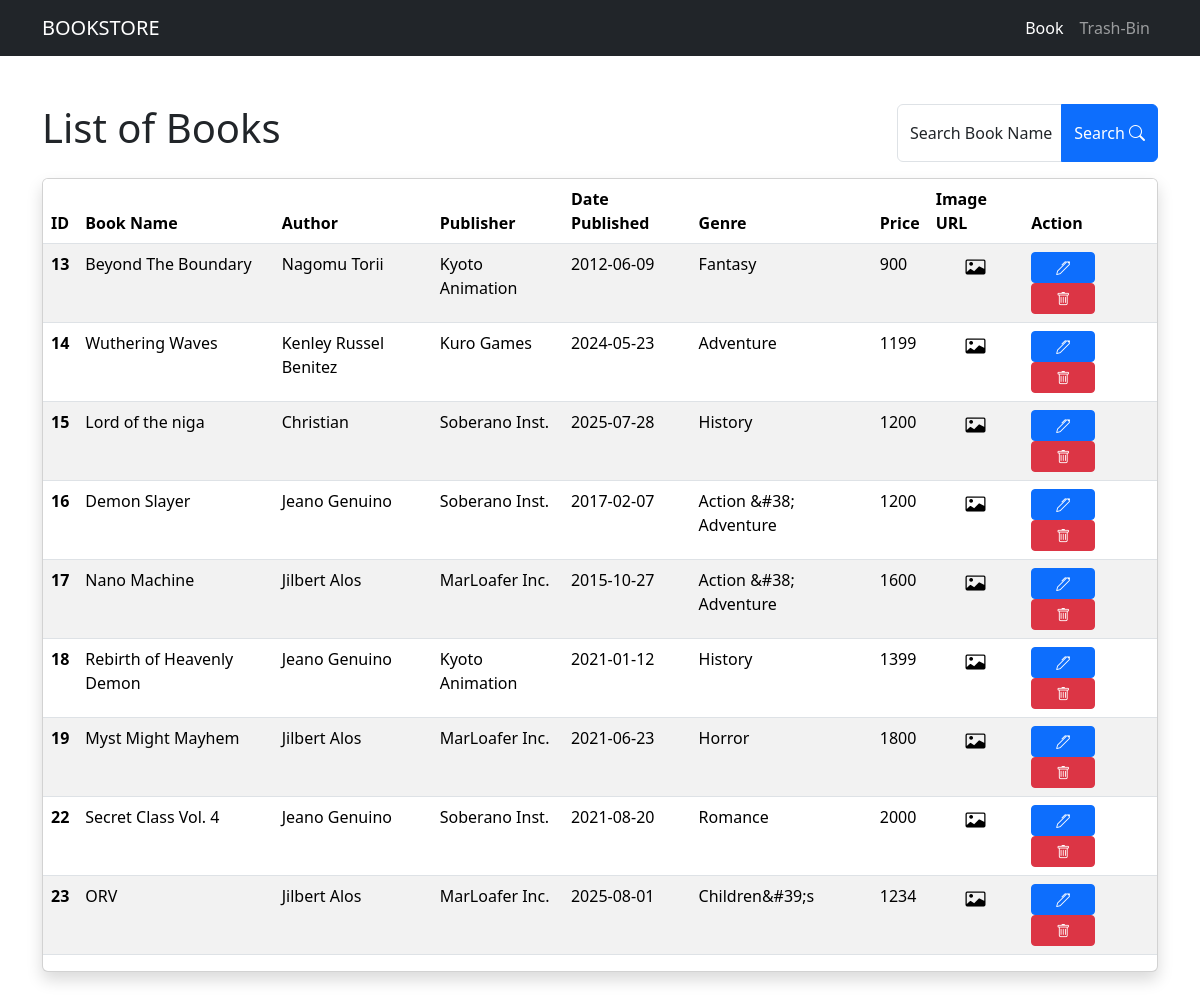
Page /navigation/bookManagement.php on the earlier database version.
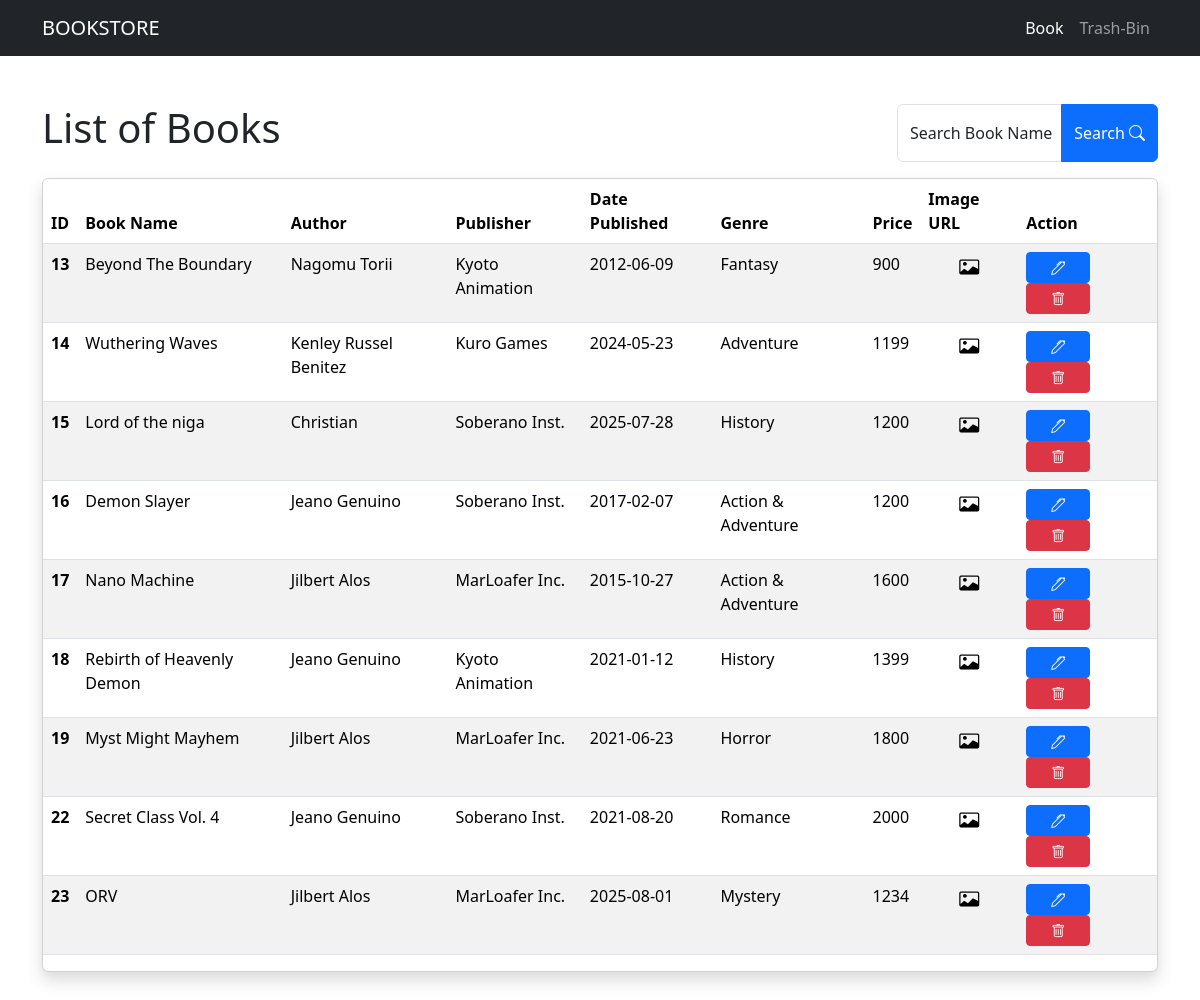
Same page on the later database version.
### tables this page shows
CREATE TABLE `book_table` (
  `_id` int(11) NOT NULL,
  `name` varchar(50) NOT NULL,
  `author` varchar(50) NOT NULL,
  `image` varchar(255) NOT NULL,
  `date_published` varchar(20) NOT NULL,
  `publisher` varchar(50) NOT NULL,
  `genre` varchar(50) NOT NULL,
  `price` int(11) NOT NULL,
  `is_deleted` tinyint(1) NOT NULL DEFAULT 0,
  `deleted_at` datetime DEFAULT NULL,
  `wiki` varchar(255) DEFAULT NULL
);

### navigation/bookManagement.php (the view, shortened to what this page needs)
<?php
require "../config/config.php";
?>
<?php
$allBooks = null;
if (isset($_GET["query"])) {
    $query = trim($_GET["query"]);
    try {
        $search = $conn->prepare("SELECT * FROM book_table WHERE name LIKE :query;");
        $queryWildcard = "%" . $query ."%";
        $search->execute([":query" => $queryWildcard]);
        $allBooks = $search->fetchAll(PDO::FETCH_OBJ);
    }
    catch (Exception $e) {
        echo "Failed to load data: ". $e->getMessage();
    }
}else {
    $book = $conn->prepare("SELECT * FROM book_table WHERE is_deleted = FALSE;");
    $book->execute();
    $allBooks = $book->fetchAll(PDO::FETCH_OBJ);
}
?>
<!DOCTYPE html>
<html lang="en">
<head>
    <link rel="stylesheet" href="https://cdn.jsdelivr.net/npm/bootstrap-icons@1.13.1/font/bootstrap-icons.min.css">
    <link href="https://cdn.jsdelivr.net/npm/bootstrap@5.3.7/dist/css/bootstrap.min.css" rel="stylesheet">
</head>
<body>
    <?php include("../utils/header.php") ?>
    <main>
        <section class="container my-5">
            <div class="row mb-3">
                <div class="col-sm-6 col-md-8 col-xl-9">
                    <h1>List of Books</h1>
                </div>
                <div class="col-sm-6 col-md-4 col-xl-3">
                    <form action="bookManagement.php" method="GET">
                        <div class="input-group">
                            <div class="form-floating flex-grow-1"> <input type="text" name="query" id="searchbar" class="form-control" placeholder="Search Book" value="<?php echo htmlspecialchars($_GET['query'] ?? ''); ?>">
                                <label for="searchbar">Search Book Name</label>
                            </div>
                            <button class="btn btn-primary" type="submit">
                                Search <i class="bi bi-search"></i>
                            </button>
                        </div>
                    </form>
                </div>
            </div>
            <div class="card table-responsive shadow">
                <table class="table table-striped">
                    <thead>
                        <tr>
                            <th scope="col">ID</th>
                            <th scope="col">Book Name</th>
                            <th scope="col">Author</th>
                            <th scope="col">Publisher</th>
                            <th scope="col">Date Published</th>
                            <th scope="col">Genre</th>
                            <th scope="col">Price</th>
                            <th scope="col">Image URL</th>
                            <th scope="col">Action</th>
                        </tr>
                    </thead>
                    <tbody>
                        <?php foreach ($allBooks as $book): ?>
                            <tr>
                                <th scope="row"><?php echo $book->_id ?></th>
                                <td><?php echo $book->name ?></td>
                                <td><?php echo $book->author ?></td>
                                <td><?php echo $book->publisher ?></td>
                                <td><?php echo $book->date_published ?></td>
                                <td><?php echo $book->genre ?></td>
                                <td><?php echo $book->price ?></td>
                                <td class="text-center fs-5"><i class="bi bi-card-image"></i></td>
                                <td>
                                    <a href="../crud/update.php?upd_id=<?php echo $book->_id; ?>" class="btn btn-primary btn-sm px-4"><i class="bi bi-pen"></i></a>
                                    <a href="../crud/delete.php?del_id=<?php echo $book->_id; ?>" class="btn btn-danger btn-sm px-4"><i class="bi bi-trash"></i></a>
                                </td>
                            </tr>
                        <?php endforeach; ?>
                    </tbody>
                </table>
            </div>
        </section>
    </main>
</body>
</html>

Differences in the rows shown:
changed book_table "Demon Slayer": genre "Action &#38; Adventure" → "Action & Adventure"
changed book_table "Nano Machine": genre "Action &#38; Adventure" → "Action & Adventure"
changed book_table "ORV": genre "Children&#39;s" → "Mystery"
